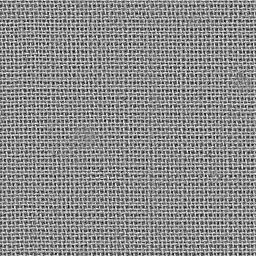
#> input picture believe-it/assets/photo/proc/burlap_h.webp, 256 x 256 px, given in place of burlap_h.webp.png, which was not available
$ python -i photo_tex.py   (imports and definitions only)
#> lines starting #> are read from the running program, lines starting #| are printed output that depends on the picture
#!/usr/bin/env python3
"""Photo textures for the enhanced renderer.
raw AI surface photos (assets/photo/raw/*.png, 1024^2) -> de-lit, seamless (min-error boundary cut), brightness-calibrated
albedo + a height map per surface -> WebP -> src/engine/photo_data.gen.js (base64; decoded at startup by photo.js).
Usage: python3 tools/photo_tex.py [name,name...]"""
import numpy as np, cv2, json, base64, io, sys, os
from PIL import Image

ROOT = '/data/fears_game'
RAW, PROC = f'{ROOT}/assets/photo/raw', f'{ROOT}/assets/photo/proc'
# [1 line not run here, left out]
LW = np.array([0.299, 0.587, 0.114], np.float32)
R = np.random.default_rng(7)


def load(n): return np.asarray(Image.open(f'{RAW}/{n}.png').convert('RGB')).astype(np.float32) / 255
def f32(a): return np.ascontiguousarray(a, dtype=np.float32)
def lum(a): return a @ LW
def blur(a, s): return cv2.GaussianBlur(a, (0, 0), s, borderType=cv2.BORDER_REFLECT)
# [4 lines left out: function wblur, not called in this run]
def norm01(h, lo=1, hi=99):
    a, b = np.percentile(h, lo), np.percentile(h, hi)
    return np.clip((h - a) / max(b - a, 1e-6), 0, 1)


def delight(a, frac=0.1, k=0.85):
    """divide out broad lighting gradients (keeps local contrast)"""
    L = lum(a); low = blur(L, a.shape[0] * frac)
    r = np.clip(low / L.mean(), 0.3, 3) ** k
    return f32(np.clip(a / r[..., None], 0, 1))


def seam_path(E, margin):
    H, B = E.shape
    E = E.copy(); E[:, :margin] += 1e3; E[:, B - margin:] += 1e3
    C = E.copy()
    for i in range(1, H):
        p = C[i - 1]
        C[i] += np.minimum(np.minimum(np.r_[np.inf, p[:-1]], p), np.r_[p[1:], np.inf])
    path = np.empty(H, int); path[-1] = int(np.argmin(C[-1]))
    for i in range(H - 2, -1, -1):
        j = path[i + 1]; lo = max(0, j - 1)
        path[i] = lo + int(np.argmin(C[i, lo:j + 2]))
    return path


def tile_x(a, bmin=72, bmax=170, feather=4, extra=None):
    """make the left/right edges continuous: overlap the last b columns with the first b along a minimum-error cut.
    extra: optional list of arrays (same HxW) cut identically (e.g. a height map)"""
    H, W = a.shape[:2]
    best = None
    for b in range(bmin, bmax + 1, 2):
        e = ((a[:, W - b:] - a[:, :b]) ** 2).mean()
        if best is None or e < best[0]: best = (e, b)
    b = best[1]
    A, Bq = a[:, W - b:], a[:, :b]
    E = blur(((A - Bq) ** 2).reshape(H, b, -1).sum(-1), 1.5)
    path = seam_path(E, feather + 2)
    d = np.arange(b)[None, :] - path[:, None]
    w = np.clip(0.5 - d / (2 * feather), 0, 1)
    def cut(x):
        ww = w if x.ndim == 2 else w[..., None]
        return np.concatenate([x[:, W - b:] * ww + x[:, :b] * (1 - ww), x[:, b:W - b]], axis=1)
    return (f32(cut(a)), [f32(cut(x)) for x in extra]) if extra is not None else f32(cut(a))


def tile_y(a, **k):
    if 'extra' in k and k['extra'] is not None:
        r, ex = tile_x(np.swapaxes(a, 0, 1), **{**k, 'extra': [np.swapaxes(x, 0, 1) for x in k['extra']]})
        return np.swapaxes(r, 0, 1), [np.swapaxes(x, 0, 1) for x in ex]
    return np.swapaxes(tile_x(np.swapaxes(a, 0, 1), **k), 0, 1)


def tile2(a, **k): return tile_y(tile_x(a, **k), **k)


def calibrate(a, name, lum_k=1.0, chroma_k=0.35, gain=1.0, target=None):
    """match the mean brightness of the old procedural texture (the scene lighting was tuned on those)"""
    t = np.array(target if target is not None else MEANS[name]['mean'], np.float32) / 255 * gain
    m = a.reshape(-1, 3).mean(0)
    a = a * (lum(t) / lum(m)) ** lum_k
    m2 = a.reshape(-1, 3).mean(0)
    g = (t / np.maximum(m2, 1e-4)) ** chroma_k
    g = g / lum(g)  # chroma only
    return f32(np.clip(a * g, 0, 1))


# [24 lines left out: functions hp_height, clean, soft_mask_height, not called in this run]


# ---------------------------------------------------------------- boards (floor / wall planks): rebuilt from strips
def board_strips(a, gaps):
    return [a[:, gaps[i]:gaps[i + 1]] for i in range(len(gaps) - 1)]


# [57 lines left out: functions boards_2m, P_floor, P_plank, not called in this run]

def P_generic(name, src=None, frac=0.1, k=0.85, s_big=24, s_fine=3, wf=0.35, chroma=0.35, gain=1.0, size=None, target=None, bmax=170):
    a = delight(load(src or name), frac, k)
#> in delight, `r = np.clip(low / L.mean(), 0.3, 3) ** k`:
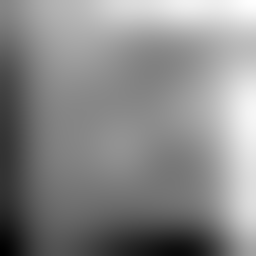
#> r: shape (256, 256) float32; min 0.995, max 1, mean 1; drawn with min black and max white
    a = tile2(a, bmax=bmax)
#> the loop in tile_x, `for b in range(bmin, bmax + 1, 2):` made 50 passes
#> (e, best) on passes 1, 22, 26: (0.0356, (0.0356, 72)), (0.0352, (0.0352, 114)), (0.0343, (0.0343, 122))
#> e on passes 2 to 7: 0.062, 0.0421, 0.0608, 0.0371, 0.0607, 0.0438
#> in tile_x, `b = best[1]`: b = 122
#> after the loop in seam_path, `for i in range(1, H):`:
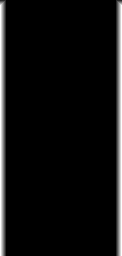
#> C: shape (256, 122) float32; min 0.0166, max 6014.8, mean 348.5; drawn with min black and max white
#> after the loop in seam_path, `for i in range(H - 2, -1, -1):`: path = 256 values, max 23 at index 73, min 6 at index 91, mean 12.47
#> in cut, `return np.concatenate([x[:, W - b:] * ww + x[:, :b] * (1 - ww), x[:, b..`:
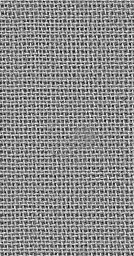
#> returned value: shape (256, 134, 3) float64; mean of channels 0, 1, 2 0.553, 0.553, 0.553; drawn as R, G, B
#> call 2 of tile_x, with bmin = 72, bmax = 170, feather = 4
#> in tile_x (call 2), `H, W = a.shape[:2]`: H = 134
#> the loop in tile_x (call 2), `for b in range(bmin, bmax + 1, 2):` made 50 passes
#> (e, best) on passes 1, 2, 4: (0.0931, (0.0931, 72)), (0.0685, (0.0685, 74)), (0.067, (0.067, 78))
#> e on passes 3, 5, 6, 7, 8, 9: 0.0904, 0.089, 0.073, 0.0859, 0.0769, 0.0841
#> in tile_x (call 2), `b = best[1]`: b = 78
#> in tile_x (call 2), `A, Bq = a[:, W - b:], a[:, :b]`:
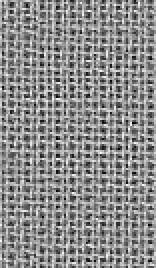
#> Bq: shape (134, 78, 3) float32 (shown 2 times larger); mean of channels 0, 1, 2 0.554, 0.554, 0.554; drawn as R, G, B
#> call 2 of seam_path, with margin = 6
#> after the loop in seam_path (call 2), `for i in range(1, H):`:
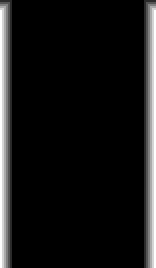
#> C: shape (134, 78) float32 (shown 2 times larger); min 0.0638, max 6020.8, mean 541.2; drawn with min black and max white
#> after the loop in seam_path (call 2), `for i in range(H - 2, -1, -1):`: path = 134 values, max 12 at index 94, min 6 at index 9, mean 8.84
#> in tile_x (call 2), `d = np.arange(b)[None, :] - path[:, None]`:
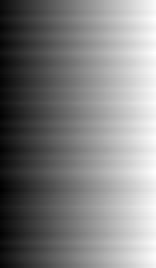
#> d: shape (134, 78) int64 (shown 2 times larger); min -12, max 71, mean 29.7; drawn with min black and max white
#> in tile_y, `return np.swapaxes(tile_x(np.swapaxes(a, 0, 1), **k), 0, 1)`:
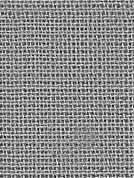
#> returned value: shape (178, 134, 3) float32; mean of channels 0, 1, 2 0.553, 0.553, 0.553; drawn as R, G, B
    if size: a = cv2.resize(a, (size, size), interpolation=cv2.INTER_AREA)
    return calibrate(a, name if target is None else name, chroma_k=chroma, gain=gain, target=target), hp_height(a, s_big * (a.shape[0] / 1024), s_fine, wf)

# [33 lines left out: functions P_brick, P_flag, P_roof, P_stone, not called in this run]

RECIPES = {
    'floor': P_floor, 'plank': P_plank,
    'wash': lambda: P_generic('wash', s_big=40, wf=0.6, chroma=0.3),
    'washI': lambda: P_generic('washI', s_big=40, wf=0.6, chroma=0.4),
    'wood': lambda: P_generic('wood', s_big=16, wf=0.5, chroma=0.65, gain=0.82, size=768),
    'stone': P_stone, 'brick': P_brick, 'flag': P_flag, 'roof': P_roof,
    'mud': lambda: P_generic('mud', s_big=20, wf=0.5, chroma=0.3, gain=1.0, size=768),
    'grass': lambda: P_generic('grass', s_big=12, wf=0.6, chroma=0.25, gain=0.95, size=768),
    'snow': lambda: P_generic('snow', frac=0.06, k=0.6, s_big=30, wf=0.4, chroma=0.5),
    'litter': lambda: P_generic('litter', s_big=12, wf=0.6, chroma=0.0, gain=1.0, target=[70, 58, 44], size=768),
    'hay': lambda: P_generic('hay', s_big=10, wf=0.6, chroma=0.25, size=512),
    'bark': lambda: P_generic('bark', s_big=10, wf=0.5, chroma=0.2, size=512),
    'burlap': lambda: P_generic('burlap', s_big=6, wf=0.8, chroma=0.3, size=512),
    'iron': lambda: P_generic('iron', s_big=10, wf=0.6, chroma=0.75, size=512, gain=0.95),
}
Q = {'a': 74, 'h': 70}
SHIP_H = {'floor', 'plank', 'stone', 'brick', 'flag', 'roof'}  # structured surfaces ship a (half-res) height; the rest derive it from the albedo in JS


# [27 lines left out: functions webp, main, not called in this run]


# ================================================================ hardware: textures cut from the padlock / slide-bolt concept sheets
LOCK, BOLT = f'{ROOT}/assets/props/lock_concept.png', f'{ROOT}/assets/props/bolt_concept.png'
def cload(p): return np.asarray(Image.open(p).convert('RGB')).astype(np.float32) / 255
def crop(a, box): x0, y0, x1, y1 = box; return f32(a[y0:y1, x0:x1])
def up(a, k): return f32(np.clip(cv2.resize(a, (round(a.shape[1] * k), round(a.shape[0] * k)), interpolation=cv2.INTER_LANCZOS4), 0, 1))
def sharpen(a, s=1.2, k=0.35): return f32(np.clip(a + (a - blur(a, s)) * k, 0, 1))


# [53 lines left out: functions unroll_shackle, hw_recipes, main_hw, not called in this run]


# [3 lines not run here, left out]

#> (the run stopped early here; a loop or call above may not have finished)

$ run again, on believe-it/assets/photo/proc/frac_a.webp
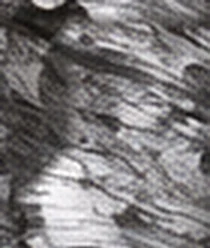
#> input picture believe-it/assets/photo/proc/frac_a.webp, 210 x 248 px, given in place of frac_a.webp.png, which was not available
#> the loop in tile_x, `for b in range(bmin, bmax + 1, 2):` made 50 passes
#> (e, best) on pass 1: (0.0518, (0.0518, 72))
#> b = 72
#> after the loop in seam_path, `for i in range(1, H):`:
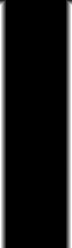
#> C: shape (248, 72) float32; min 0.0135, max 6015.6, mean 585.1; drawn with min black and max white
#> after the loop in seam_path, `for i in range(H - 2, -1, -1):`: path = 248 values, max 56 at index 217, min 7 at index 18, mean 27.22
#> the loop in tile_x (call 2), `for b in range(bmin, bmax + 1, 2):` made 50 passes
#> (e, best) on passes 1, 3, 4, 5, 6, 7, 8, 9: (0.0759, (0.0759, 72)), (0.0757, (0.0757, 76)), (0.075, (0.075, 78)), (0.0736, (0.0736, 80)), (0.0714, (0.0714, 82)), (0.0693, (0.0693, 84)), (0.0681, (0.0681, 86)), (0.0675, (0.0675, 88))
#> A: shape (138, 120, 3) float32
#> Bq: shape (138, 120, 3) float32
#> d: shape (138, 120) int64
#> w: shape (138, 120) float64
#> in tile_y, `return np.swapaxes(tile_x(np.swapaxes(a, 0, 1), **k), 0, 1)`:
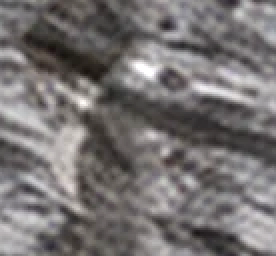
#> returned value: shape (128, 138, 3) float32 (shown 2 times larger); mean of channels 0, 1, 2 0.466, 0.451, 0.45; drawn as R, G, B

$ run again, on believe-it/assets/photo/proc/grass_a.webp
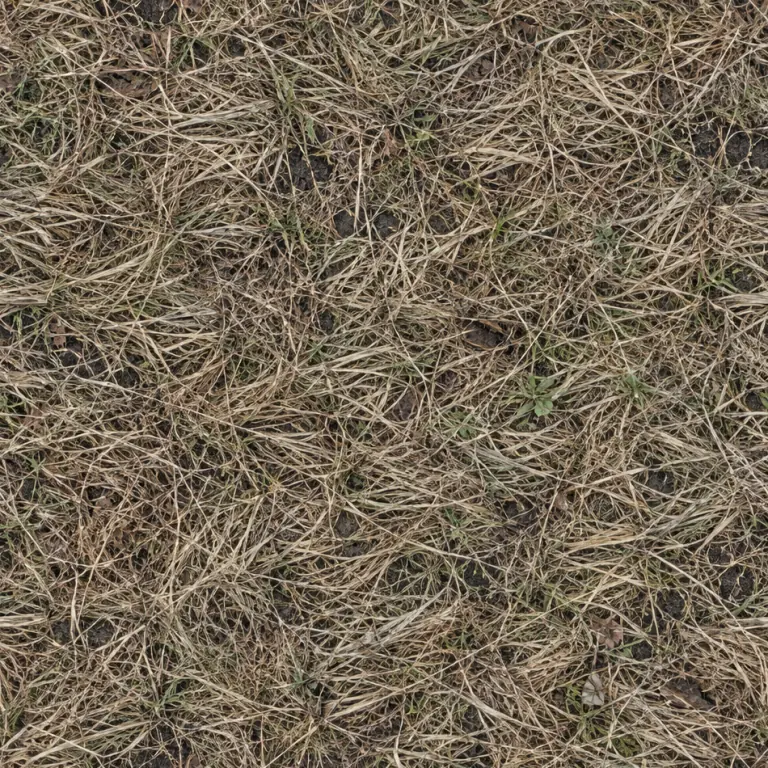
#> input picture believe-it/assets/photo/proc/grass_a.webp, 768 x 768 px, given in place of grass_a.webp.png, which was not available
#> the loop in tile_x, `for b in range(bmin, bmax + 1, 2):` made 50 passes
#> (e, best) on passes 1, 2, 9, 15, 16, 29, 30: (0.0566, (0.0566, 72)), (0.0565, (0.0565, 74)), (0.0564, (0.0564, 88)), (0.0562, (0.0562, 100)), (0.0554, (0.0554, 102)), (0.055, (0.055, 128)), (0.055, (0.055, 130))
#> b = 130
#> after the loop in seam_path, `for i in range(H - 2, -1, -1):`: path = 768 values, max 109 at index 27, min 38 at index 628, mean 72.88
#> the loop in tile_x (call 2), `for b in range(bmin, bmax + 1, 2):` made 50 passes
#> (e, best) on passes 1, 3, 4, 5, 8, 9, 12, 13: (0.0559, (0.0559, 72)), (0.0558, (0.0558, 76)), (0.0554, (0.0554, 78)), (0.0553, (0.0553, 80)), (0.0552, (0.0552, 86)), (0.0543, (0.0543, 88)), (0.0542, (0.0542, 94)), (0.054, (0.054, 96))
#> A: shape (638, 104, 3) float32
#> Bq: shape (638, 104, 3) float32
#> after the loop in seam_path (call 2), `for i in range(1, H):`:
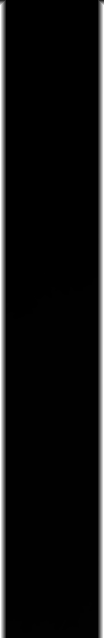
#> C: shape (638, 104) float32; min 0.0168, max 6052.9, mean 427.9; drawn with min black and max white
#> after the loop in seam_path (call 2), `for i in range(H - 2, -1, -1):`: path = 638 values, max 73 at index 612, min 8 at index 278, mean 34.57
#> d: shape (638, 104) int64
#> w: shape (638, 104) float64
#> in tile_y, `return np.swapaxes(tile_x(np.swapaxes(a, 0, 1), **k), 0, 1)`:
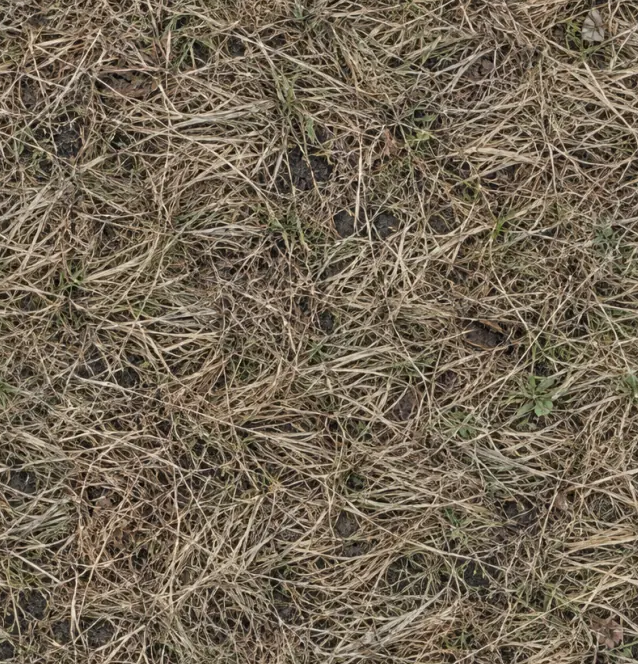
#> returned value: shape (664, 638, 3) float32; mean of channels 0, 1, 2 0.453, 0.405, 0.333; drawn as R, G, B
